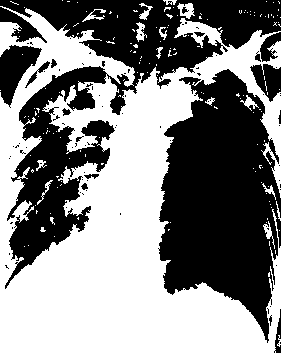
%> input picture trial3/1.png.png, 281 x 353 px; its folder holds only this picture in this run
$ octave feature_extraction_of_tb_grey.m   (GNU Octave 9; MATLAB toolbox functions it lacks are replaced by stand-ins)
%> lines starting %> are read from the running program, lines starting %| are printed output that depends on the picture; in (x1, y1, x2, y2) boxes, pixels count from 0 and x2, y2 are one past the last pixel; in counts of white or black regions, pixels touching at a corner belong together; the program's own positions count from 1
clc ;
clear all;
close all;


%srcfiles = dir('C:\Users\roopatejas\Documents\MATLAB\features\TB-Masked\tbm*.png');
srcfiles = dir('H:\Final Project\trial3');
for i = 3 : length(srcfiles)
  filename = strcat('H:\Final Project\trial3\',srcfiles(i).name);
  %filename = strcat('C:\Users\roopatejas\Documents\MATLAB\features\TB-Masked\',srcfiles(i).name);
  I1 = imread(filename);
%> I1: size 353x281 logical; 52.2% white; 94 black regions (77 under 20 px), largest, box (x1, y1, x2, y2) and area: (158, 69, 281, 343) 21953, (0, 0, 281, 289) 21674, (0, 45, 42, 108) 1377
  display(i);

%  I = imread('MS_1.png');
  %1.Entropy
  e = entropy(I1);
%> e = 0.999
  if i == 3
      E = e;
%> E = 0.999
  else
    E = [E; e];
  end


  %2.Gray-level
  gl = mean( double( reshape( I1, [], 1 ) ) );
%> gl = 0.522
  if i == 3
      GL = gl;
%> GL = 0.522
  else
    GL = [GL; gl];
  end


  %03.skewness
  I2 = im2double(I1);
  sk = skewness(I2(:));
%> sk = -0.087
  if i == 3
      SK = sk;
%> SK = -0.087
  else
    SK = [SK; sk];
  end


  %4.SNR
  img1 = double(I1(:));
  ima1 = max(img1(:));
%> ima1 = 1
  imi1 = min(img1(:));
%> imi1 = 0
  ims1 = std(img1(:));
%> ims1 = 0.5
  snr = 20*log10((ima1-imi1)./ims1);
%> snr = 6.03
  if i == 3
      SNR = snr;
%> SNR = 6.03
  else
    SNR = [SNR; snr];
  end


  %5.Homogeneity
  h = graycoprops(graycomatrix(I1),'Homogeneity');
%> h = {Homogeneity 0.976}
  if i == 3
      H = h.Homogeneity;
%> H = 0.976
  else
    H = [H; h.Homogeneity];
  end


  %6.Contrast
  c = graycoprops(graycomatrix(I1),'Contrast');
%> c = {Contrast 0.0481}
  if i == 3
      C = c.Contrast;
%> C = 0.0481
  else

    C = [C; c.Contrast];
  end


  %7.Energy
  en = graycoprops(graycomatrix(I1),'Energy');
%> en = {Energy 0.455}
  if i == 3
      EN = en.Energy;
%> EN = 0.455
  else
    EN = [EN; en.Energy];
  end


  %8.Correlation
  co = graycoprops(graycomatrix(I1),'Correlation');
%> co = {Correlation 0.904}
  if i == 3
      CO = co.Correlation;
%> CO = 0.904
  else
    CO = [CO; co.Correlation];
  end


  %9.Mean
  [r,c]=size(I1);
  tmean = sum(I1(:))/(r*c);
%> tmean = 0.522
  if i == 3
      TMean = tmean;
%> TMean = 0.522
  else
    TMean = [TMean; tmean];
  end


  %10.Variance
  totdiff=(I1-tmean).^2;
  totsum=sum(totdiff(:));
%> totsum = 24751.4
  nele=(r*c)-1;
  vr=totsum/nele;
%> vr = 0.25
  if i == 3
      VR = vr;
%> VR = 0.25
  else
    VR = [VR; vr];
  end


  %11.Standard Deviation
  sd=sqrt(vr);
%> sd = 0.5
  if i == 3
      SD = sd;
%> SD = 0.5
  else
    SD = [SD; sd];
  end


  %12.Uniformity
  UL = unique(I1);          % Get all intensity levels
%> UL = [false; true]
  l = numel(UL);            % Number of intensity levels
%> l = 2
  if i == 3
      L = l;
%> L = 2
  else
    L = [L; l];
  end


  %13.Area 14.Perimeter 15.MajorAxisLength 16.MinorAxisLength 17.Centroid
  %18.Eccentricity 19.Orientation


  %figure,imshow(l1);

  label=bwlabel(I1);
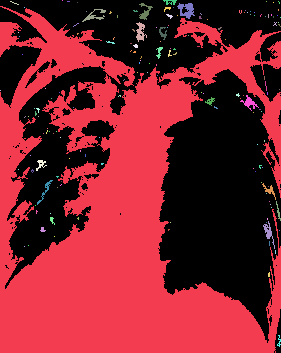
%> label: size 353x281 double; 161 distinct labels, from 0 to 160; one colour per label, 0 black

  %figure,imshow(label==1);

  l2 = (label==2);
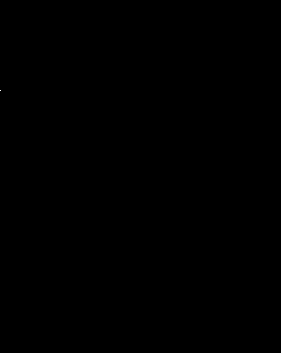
%> l2: size 353x281 logical; 0% white in thin lines or dots, all inside (x1, y1, x2, y2) = (0, 90, 1, 91)
  k1=regionprops(l2,{'Area','Perimeter','MajorAxisLength','MinorAxisLength','Eccentricity','Orientation'});
%> k1 = 1 region; Area, MajorAxisLength, MinorAxisLength, Eccentricity and Orientation: 1 1.15 1.15 0 0
  area = k1.Area;
%> area = 1
  if i == 3
      Area = area;
%> Area = 1
  else
    Area = [Area; area];
  end

  perimeter = k1.Perimeter;
%> perimeter = 0
  if i == 3
      Perimeter = perimeter;
%> Perimeter = 0
  else
    Perimeter = [Perimeter; perimeter];
  end

  majoraxis = k1.MajorAxisLength;
%> majoraxis = 1.15
  if i == 3
      Majoraxis = majoraxis;
%> Majoraxis = 1.15
  else
    Majoraxis = [Majoraxis; majoraxis];
  end

  minoraxis = k1.MinorAxisLength;
%> minoraxis = 1.15
  if i == 3
      Minoraxis = minoraxis;
%> Minoraxis = 1.15
  else
    Minoraxis = [Minoraxis; minoraxis];
  end

%  centroid = k1.Centroid;
 % display(centroid);
  eccentricity = k1.Eccentricity;
%> eccentricity = 0
  if i == 3
      Eccentricity = eccentricity;
%> Eccentricity = 0
  else
    Eccentricity = [Eccentricity; eccentricity];
  end

  orientation = k1.Orientation;
%> orientation = 0
  if i == 3
      Orientation = orientation;
%> Orientation = 0
  else
    Orientation = [Orientation; orientation];
  end


  display('end');

  tb = 1;
  if i == 3
      TB = tb;
  else
    TB = [TB; tb];
  end


  imgname = srcfiles(i).name;
  if i == 3
      Imgname = {imgname};
  else
    Imgname = [Imgname; imgname];
  end


  slno = i - 2;
  if i == 3
      Slno = slno;
  else
    Slno = [Slno; slno];
  end


end

T = table(Slno,Imgname,E,GL,SK,SNR,H,C,EN,CO,TMean,VR,SD,L,Area,Perimeter,Majoraxis,Minoraxis,Eccentricity,Orientation,TB);
%> T = 1 region; Slno, E, GL, SK and SNR: 1 0.999 0.522 -0.087 6.03
T.Properties.VariableNames = {'Sl_No' 'Image_Name' 'entropy' 'gray_level' 'skewness' 'SNR' 'homogenity'	'contrast' 'energy'	'correlation' 'mean' 'variance'	'SD' 'uniformity' 'area' 'perimeter' 'majoraxislength'	'minoraxislength' 'eccentricity' 'Orientation' 'TB_Presence'};
folder = 'H:\Final Project\Results';
if ~exist(folder, 'dir')
    mkdir(folder);
end
baseFileName = 'severitydata.xlsx';
filename = fullfile(folder, baseFileName);

writetable(T,filename,'Sheet',1,'Range','A1')

$ run again, on trial3/CHNCXR_0340_1.png.png
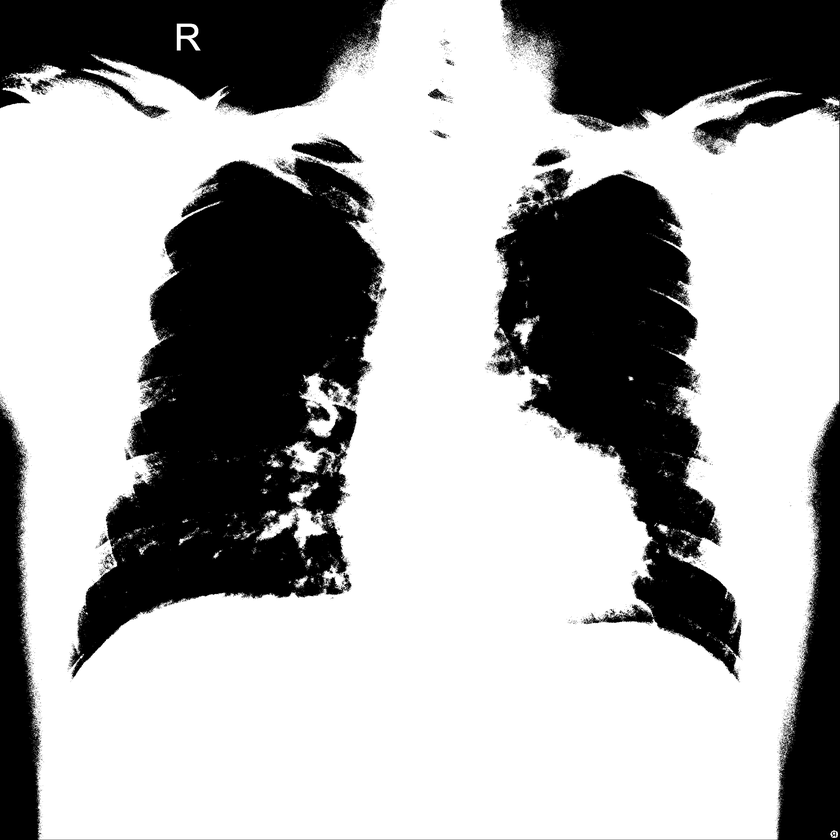
%> input picture trial3/CHNCXR_0340_1.png.png, 840 x 840 px, shrunk from 2808 x 2810 before the run
%> I1 is the input picture: size 840x840 uint8; min 0, max 255, mean 166.9
%> e = 2
%> gl = 166.9
%> sk = -0.647
%> ima1 = 255
%> imi1 = 0
%> ims1 = 118.4
%> snr = 6.66
%> h = {Homogeneity 0.968}
%> H = 0.968
%> `c = graycoprops(graycomatrix(I1),'Contrast');`: c = {Contrast 0.27}
%> C = 0.27
%> en = {Energy 0.491}
%> EN = 0.491
%> co = {Correlation 0.987}
%> CO = 0.987
%> tmean = 166.9
%> `totdiff=(I1-tmean).^2;`:
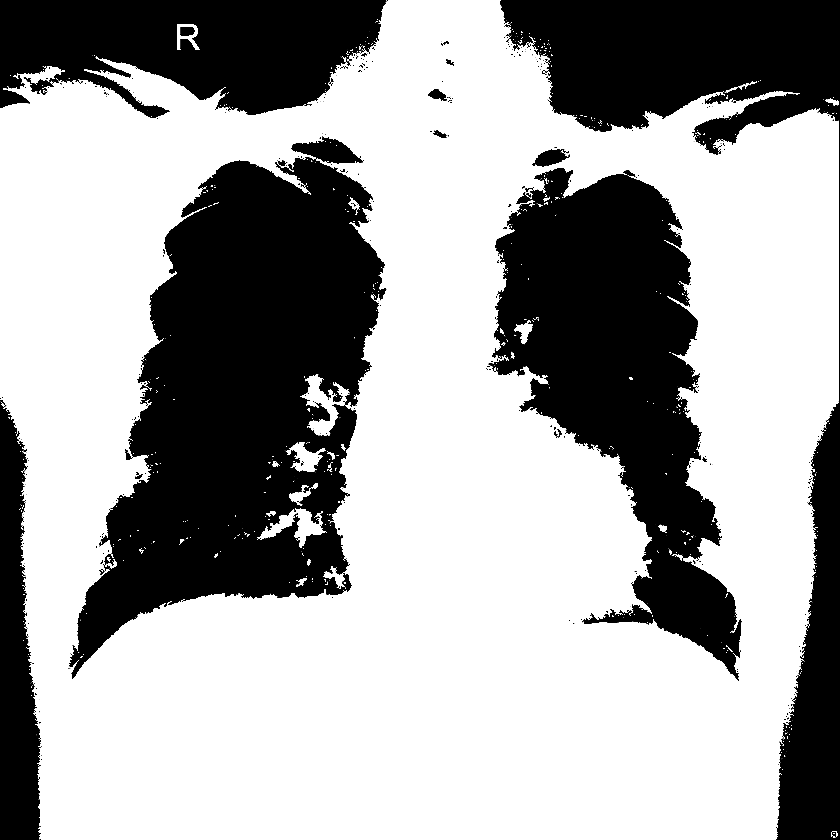
%> totdiff: size 840x840 uint8; min 0, max 255, mean 164.2
%> totsum = 115873104
%> vr = 164.2
%> sd = 12.81
%> UL = 256 values from 0 to 255
%> l = 256
%> `label=bwlabel(I1);`:
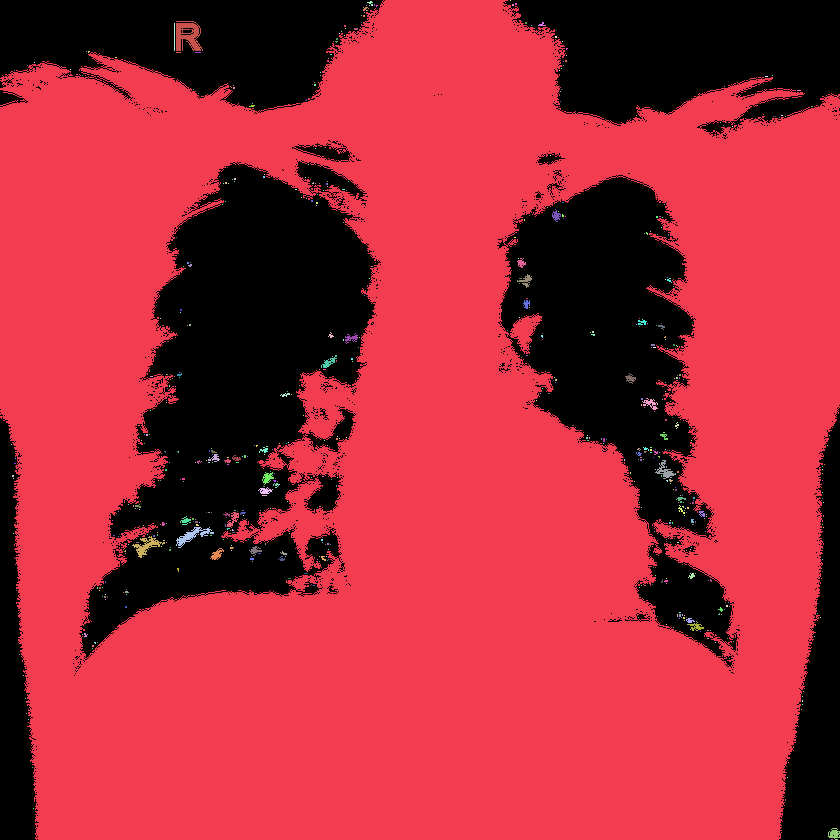
%> label: size 840x840 double; 628 distinct labels, from 0 to 627; one colour per label, 0 black
%> l2: size 840x840 logical; 0% white in thin lines or dots, all inside (x1, y1, x2, y2) = (11, 444, 12, 445)
%> k1 = 1 region; Area, MajorAxisLength, MinorAxisLength, Eccentricity and Orientation: 1 1.15 1.15 0 0
%> area = 1
%> perimeter = 0
%> majoraxis = 1.15
%> eccentricity = 0
%> T = 1 region; Slno, E, GL, SK and SNR: 1 2 166.9 -0.647 6.66

$ run again, on trial3/CHNCXR_0447_1.png
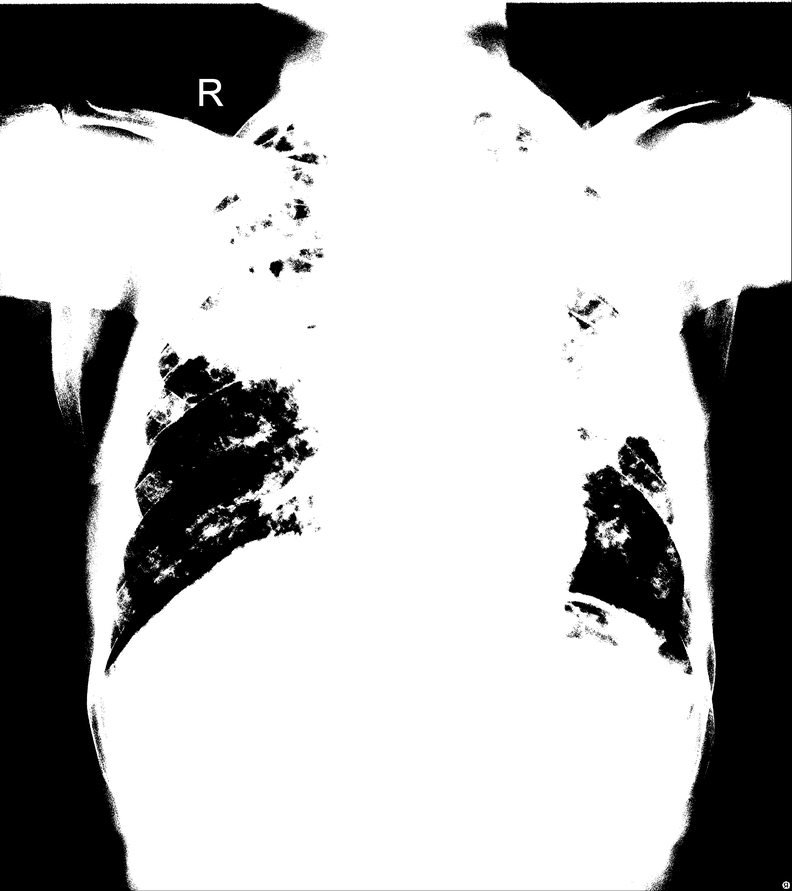
%> input picture trial3/CHNCXR_0447_1.png, 792 x 891 px, shrunk from 2630 x 2958 before the run
%> I1 is the input picture: size 891x792 uint8; min 0, max 255, mean 175.2
%> e = 1.81
%> gl = 175.2
%> sk = -0.806
%> ima1 = 255
%> imi1 = 0
%> ims1 = 115.9
%> snr = 6.85
%> h = {Homogeneity 0.973}
%> H = 0.973
%> `c = graycoprops(graycomatrix(I1),'Contrast');`: c = {Contrast 0.255}
%> C = 0.255
%> en = {Energy 0.522}
%> EN = 0.522
%> co = {Correlation 0.987}
%> CO = 0.987
%> tmean = 175.2
%> `totdiff=(I1-tmean).^2;`:
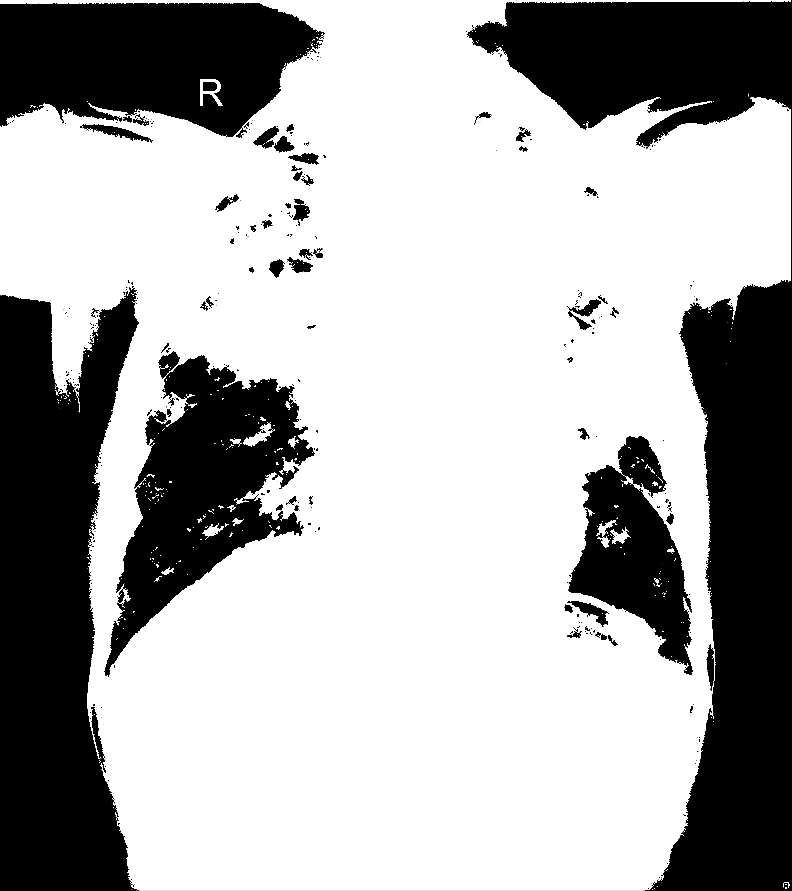
%> totdiff: size 891x792 uint8; min 0, max 255, mean 172.7
%> totsum = 121873479
%> vr = 172.7
%> sd = 13.14
%> UL = 256 values from 0 to 255
%> l = 256
%> `label=bwlabel(I1);`:
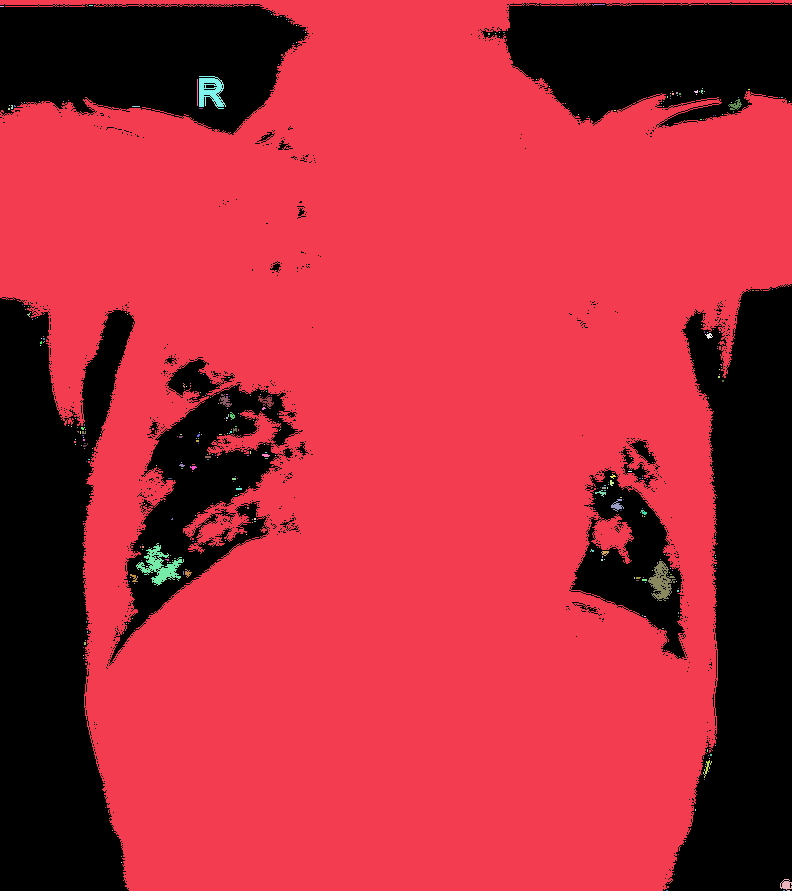
%> label: size 891x792 double; 360 distinct labels, from 0 to 359; one colour per label, 0 black
%> l2: size 891x792 logical; 0% white in thin lines or dots, all inside (x1, y1, x2, y2) = (0, 6, 4, 7)
%> k1 = 1 region; Area, MajorAxisLength, MinorAxisLength, Eccentricity and Orientation: 4 4.62 1.15 0.968 0
%> area = 4
%> perimeter = 5.88
%> majoraxis = 4.62
%> minoraxis = 1.15
%> eccentricity = 0.968
%> orientation = 0
%> T = 1 region; Slno, E, GL, SK and SNR: 1 1.81 175.2 -0.806 6.85

$ run again, on trial3/CHNCXR_0448_1.png
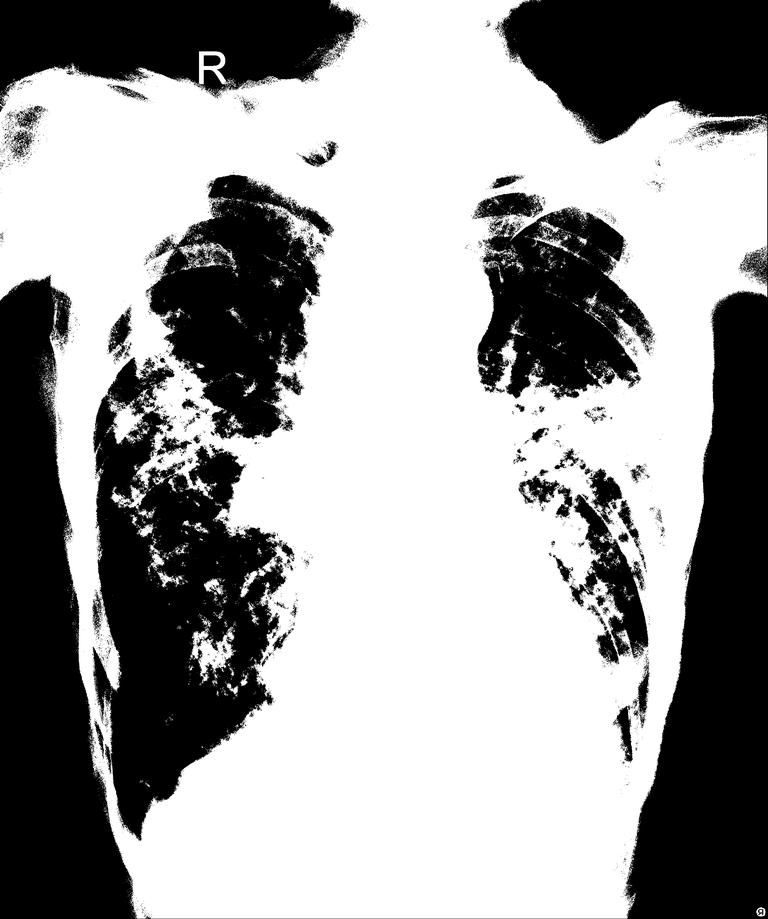
%> input picture trial3/CHNCXR_0448_1.png, 768 x 919 px, shrunk from 2107 x 2521 before the run
%> I1 is the input picture: size 919x768 uint8; min 0, max 255, mean 155.9
%> e = 2.29
%> gl = 155.9
%> sk = -0.454
%> ima1 = 255
%> imi1 = 0
%> ims1 = 120.7
%> snr = 6.49
%> h = {Homogeneity 0.955}
%> H = 0.955
%> `c = graycoprops(graycomatrix(I1),'Contrast');`: c = {Contrast 0.485}
%> C = 0.485
%> en = {Energy 0.449}
%> EN = 0.449
%> co = {Correlation 0.978}
%> CO = 0.978
%> tmean = 155.9
%> `totdiff=(I1-tmean).^2;`:
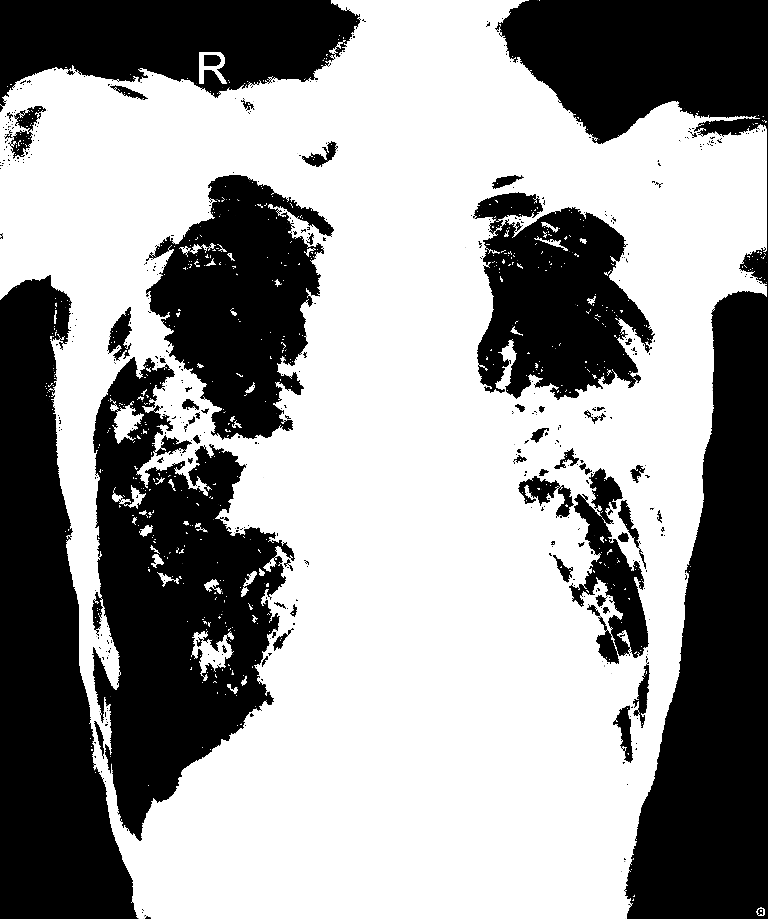
%> totdiff: size 919x768 uint8; min 0, max 255, mean 153.2
%> totsum = 108095356
%> vr = 153.2
%> sd = 12.38
%> UL = 256 values from 0 to 255
%> l = 256
%> `label=bwlabel(I1);`:
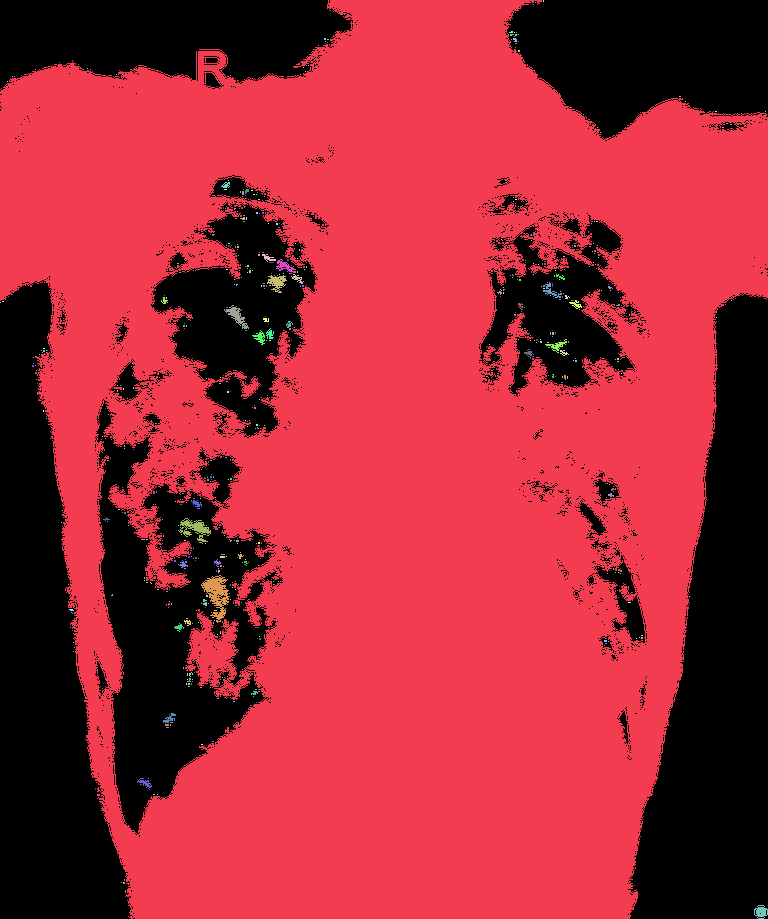
%> label: size 919x768 double; 613 distinct labels, from 0 to 612; one colour per label, 0 black
%> l2: size 919x768 logical; 0% white in thin lines or dots, all inside (x1, y1, x2, y2) = (0, 302, 1, 303)
%> k1 = 1 region; Area, MajorAxisLength, MinorAxisLength, Eccentricity and Orientation: 1 1.15 1.15 0 0
%> area = 1
%> perimeter = 0
%> majoraxis = 1.15
%> eccentricity = 0
%> T = 1 region; Slno, E, GL, SK and SNR: 1 2.29 155.9 -0.454 6.49
